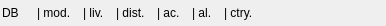
<?xml version="1.0" encoding="UTF-8"?>
<ui version="4.0">
 <class>CInfoBarWebReadersStatusSmallComponent</class>
 <widget class="QFrame" name="CInfoBarWebReadersStatusSmallComponent">
  <property name="geometry">
   <rect>
    <x>0</x>
    <y>0</y>
    <width>386</width>
    <height>26</height>
   </rect>
  </property>
  <property name="windowTitle">
   <string>Web readers status bar</string>
  </property>
  <layout class="QHBoxLayout" name="hl_CInfobarWebReaderStatusSmallComponent">
   <property name="leftMargin">
    <number>2</number>
   </property>
   <property name="topMargin">
    <number>2</number>
   </property>
   <property name="rightMargin">
    <number>2</number>
   </property>
   <property name="bottomMargin">
    <number>2</number>
   </property>
   <item>
    <widget class="QLabel" name="lbl_SwiftDb">
     <property name="text">
      <string>DB</string>
     </property>
    </widget>
   </item>
   <item>
    <widget class="swift::gui::CLedWidget" name="led_SwiftDb" native="true"/>
   </item>
   <item>
    <widget class="swift::gui::CLedWidget" name="led_DataReady" native="true"/>
   </item>
   <item>
    <widget class="QLabel" name="lbl_Models">
     <property name="toolTip">
      <string>models</string>
     </property>
     <property name="text">
      <string>| mod.</string>
     </property>
    </widget>
   </item>
   <item>
    <widget class="swift::gui::CLedWidget" name="led_Models" native="true"/>
   </item>
   <item>
    <widget class="QLabel" name="lbl_Liveries">
     <property name="toolTip">
      <string>liveries</string>
     </property>
     <property name="text">
      <string>| liv.</string>
     </property>
    </widget>
   </item>
   <item>
    <widget class="swift::gui::CLedWidget" name="led_Liveries" native="true"/>
   </item>
   <item>
    <widget class="QLabel" name="lbl_Distributors">
     <property name="toolTip">
      <string>distributors</string>
     </property>
     <property name="text">
      <string>| dist.</string>
     </property>
    </widget>
   </item>
   <item>
    <widget class="swift::gui::CLedWidget" name="led_Distributors" native="true"/>
   </item>
   <item>
    <widget class="QLabel" name="lbl_Aircraft">
     <property name="toolTip">
      <string>aircraft</string>
     </property>
     <property name="text">
      <string>| ac.</string>
     </property>
    </widget>
   </item>
   <item>
    <widget class="swift::gui::CLedWidget" name="led_IcaoAircraft" native="true"/>
   </item>
   <item>
    <widget class="QLabel" name="lbl_Airlines">
     <property name="toolTip">
      <string>airlines</string>
     </property>
     <property name="text">
      <string>| al.</string>
     </property>
    </widget>
   </item>
   <item>
    <widget class="swift::gui::CLedWidget" name="led_IcaoAirline" native="true"/>
   </item>
   <item>
    <widget class="QLabel" name="lbl_Countries">
     <property name="toolTip">
      <string>countries</string>
     </property>
     <property name="text">
      <string>| ctry.</string>
     </property>
    </widget>
   </item>
   <item>
    <widget class="swift::gui::CLedWidget" name="led_Countries" native="true"/>
   </item>
   <item>
    <spacer name="hs_InfoBar">
     <property name="orientation">
      <enum>Qt::Horizontal</enum>
     </property>
     <property name="sizeHint" stdset="0">
      <size>
       <width>40</width>
       <height>20</height>
      </size>
     </property>
    </spacer>
   </item>
  </layout>
 </widget>
 <customwidgets>
  <customwidget>
   <class>swift::gui::CLedWidget</class>
   <extends>QWidget</extends>
   <header>gui/led.h</header>
   <container>1</container>
  </customwidget>
 </customwidgets>
 <resources/>
 <connections/>
</ui>
